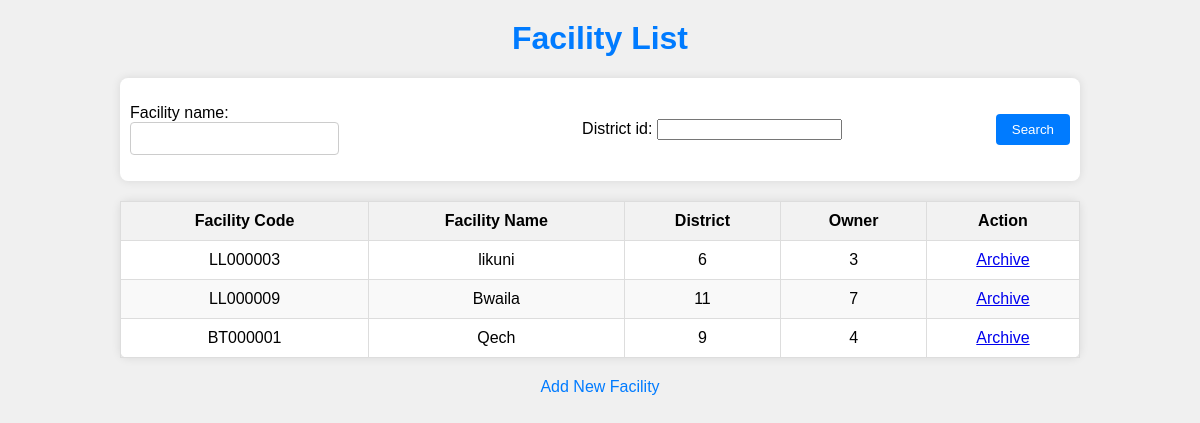
The page /facilities/ on the database as committed earlier.
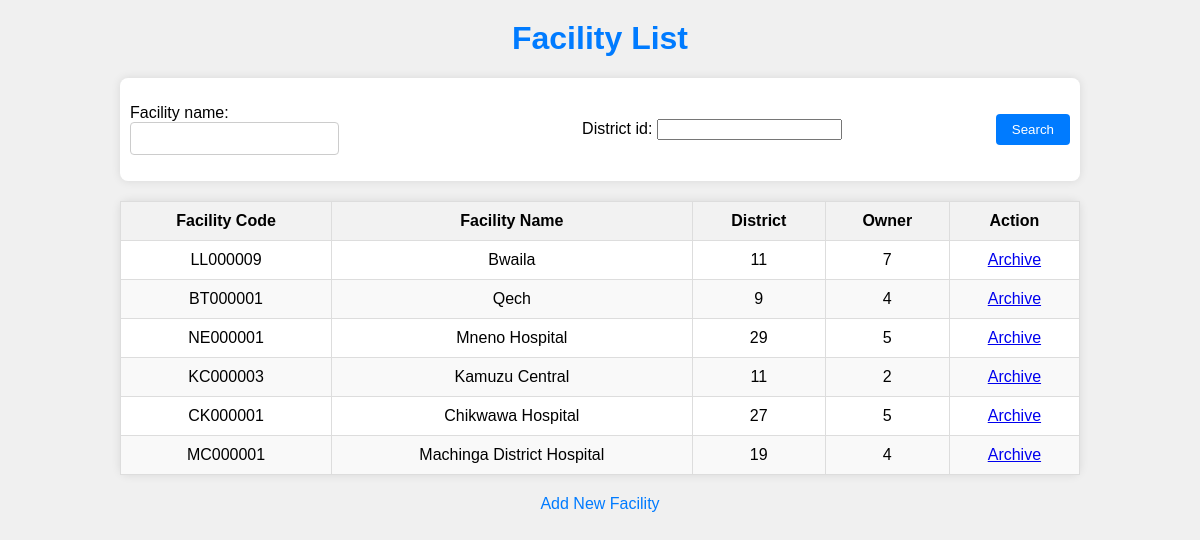
The same page on the database as committed later.
### facilities/models.py (models this page shows, shortened)
class Facility(models.Model):
    facility_code = models.CharField(max_length=50, unique=True)
    facility_name = models.CharField(max_length=255)
    district_id = models.PositiveIntegerField()
    owner_id = models.PositiveIntegerField()
    is_active = models.BooleanField(default=True)
    archived_at = models.DateTimeField(null=True, blank=True)

### facilities/views.py (the view)
# urls.py: path('', views.facility_list, name='facility_list'),
def facility_list(request):
    form = FacilitySearchForm(request.GET)
    facilities = Facility.objects.filter(is_active=True)
    if form.is_valid():
        if form.cleaned_data['facility_name']:
            facilities = facilities.filter(facility_name__icontains=form.cleaned_data['facility_name'])
        if form.cleaned_data['district_id']:
            facilities = facilities.filter(district_id=form.cleaned_data['district_id'])
    return render(request, 'facilities/facility_list.html', {'facilities': facilities, 'form': form})

### facilities/forms.py
class FacilitySearchForm(forms.Form):
    facility_name = forms.CharField(max_length=255, required=False)
    district_id = forms.IntegerField(required=False)

### facilities/templates/facilities/facility_list.html (shortened to what this page needs)
<!DOCTYPE html>
<html lang="en">
<head>
</head>
<body>
    <h1>Facility List</h1>
    <div class="form-container">
        <form method="get">
            {{ form.as_p }}
            <button type="submit">Search</button>
        </form>
    </div>
    <table>
        <thead>
            <tr>
                <th>Facility Code</th>
                <th>Facility Name</th>
                <th>District</th>
                <th>Owner</th>
                <th>Action</th>
            </tr>
        </thead>
        <tbody>
            {% for facility in facilities %}
            <tr>
                <td>{{ facility.facility_code }}</td>
                <td>{{ facility.facility_name }}</td>
                <td>{{ facility.district_id }}</td>
                <td>{{ facility.owner_id }}</td>
                <td>
                    <a href="{% url 'facility_archive' facility.id %}">Archive</a>
                </td>
            </tr>
            {% endfor %}
        </tbody>
    </table>
    <a href="{% url 'facility_create' %}" class="add-facility-link">Add New Facility</a>
</body>
</html>

### facilities/templates/facilities/facility_list.html (style rules this page uses)
body { font-family: Arial, sans-serif; text-align: center; background-color: #f0f0f0; margin: 0; padding: 0; }
h1 { color: #007bff; margin-top: 20px; }
.form-container { width: 80%; margin: 20px auto; text-align: left; }
.form-container form { display: flex; align-items: center; justify-content: space-between; padding: 10px; background-color: #fff; border-radius: 8px; box-shadow: 0 0 10px rgba(0, 0, 0, 0.1); }
.form-container input[type="text"] { width: 70%; padding: 8px; border: 1px solid #ccc; border-radius: 4px; box-sizing: border-box; }
.form-container button { background-color: #007bff; color: #fff; border: none; padding: 8px 16px; border-radius: 4px; cursor: pointer; }
table { width: 80%; margin: 20px auto; border-collapse: collapse; background-color: #fff; border-radius: 8px; box-shadow: 0 0 10px rgba(0, 0, 0, 0.1); }
th, td { padding: 10px; border: 1px solid #ddd; }
th { background-color: #f2f2f2; }
tr:nth-child(even) { background-color: #f9f9f9; }
.add-facility-link { display: block; margin: 20px auto; color: #007bff; text-decoration: none; }

Rows that differ between the two databases and show on the page:
no longer on this page (row edited): Facility: facility_code "LL000003", facility_name "likuni", district_id "6", owner_id "3"
added Facility: facility_code "NE000001", facility_name "Mneno Hospital", district_id "29", owner_id "5"
added Facility: facility_code "KC000003", facility_name "Kamuzu Central", district_id "11", owner_id "2"
added Facility: facility_code "CK000001", facility_name "Chikwawa Hospital", district_id "27", owner_id "5"
added Facility: facility_code "MC000001", facility_name "Machinga District Hospital", district_id "19", owner_id "4"
